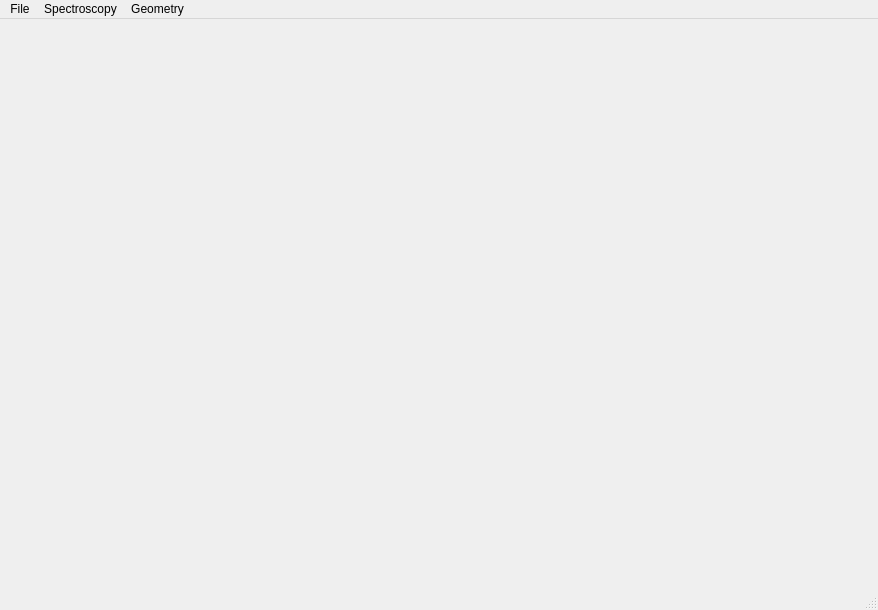
<?xml version="1.0" encoding="UTF-8"?>
<ui version="4.0">
 <class>analyzer</class>
 <widget class="QMainWindow" name="analyzer">
  <property name="geometry">
   <rect>
    <x>0</x>
    <y>0</y>
    <width>878</width>
    <height>610</height>
   </rect>
  </property>
  <property name="windowTitle">
   <string>PyQuanAnalizer</string>
  </property>
  <widget class="QWidget" name="centralwidget">
   <layout class="QHBoxLayout" name="horizontalLayout">
    <property name="spacing">
     <number>0</number>
    </property>
    <property name="leftMargin">
     <number>0</number>
    </property>
    <property name="topMargin">
     <number>0</number>
    </property>
    <property name="rightMargin">
     <number>0</number>
    </property>
    <property name="bottomMargin">
     <number>0</number>
    </property>
    <item>
     <widget class="QWidget" name="molviewer" native="true"/>
    </item>
   </layout>
  </widget>
  <widget class="QMenuBar" name="menubar">
   <property name="geometry">
    <rect>
     <x>0</x>
     <y>0</y>
     <width>878</width>
     <height>22</height>
    </rect>
   </property>
   <widget class="QMenu" name="menuFile">
    <property name="title">
     <string>File</string>
    </property>
    <addaction name="actionOpen"/>
   </widget>
   <widget class="QMenu" name="menuSpectroscopy">
    <property name="title">
     <string>Spectroscopy</string>
    </property>
    <addaction name="actionIR"/>
    <addaction name="actionUV"/>
   </widget>
   <widget class="QMenu" name="menuGeometry">
    <property name="title">
     <string>Geometry</string>
    </property>
    <addaction name="actionBond_lengths"/>
    <addaction name="actionAngles"/>
    <addaction name="actionDihedrals"/>
   </widget>
   <addaction name="menuFile"/>
   <addaction name="menuSpectroscopy"/>
   <addaction name="menuGeometry"/>
  </widget>
  <widget class="QStatusBar" name="statusbar"/>
  <action name="actionOpen">
   <property name="text">
    <string>Open</string>
   </property>
   <property name="shortcut">
    <string>Ctrl+O</string>
   </property>
  </action>
  <action name="actionIR">
   <property name="text">
    <string>IR</string>
   </property>
  </action>
  <action name="actionUV">
   <property name="text">
    <string>UV</string>
   </property>
  </action>
  <action name="actionBond_lengths">
   <property name="text">
    <string>Bond lengths</string>
   </property>
  </action>
  <action name="actionAngles">
   <property name="text">
    <string>Angles</string>
   </property>
  </action>
  <action name="actionDihedrals">
   <property name="text">
    <string>Dihedrals</string>
   </property>
  </action>
 </widget>
 <resources/>
 <connections/>
</ui>
